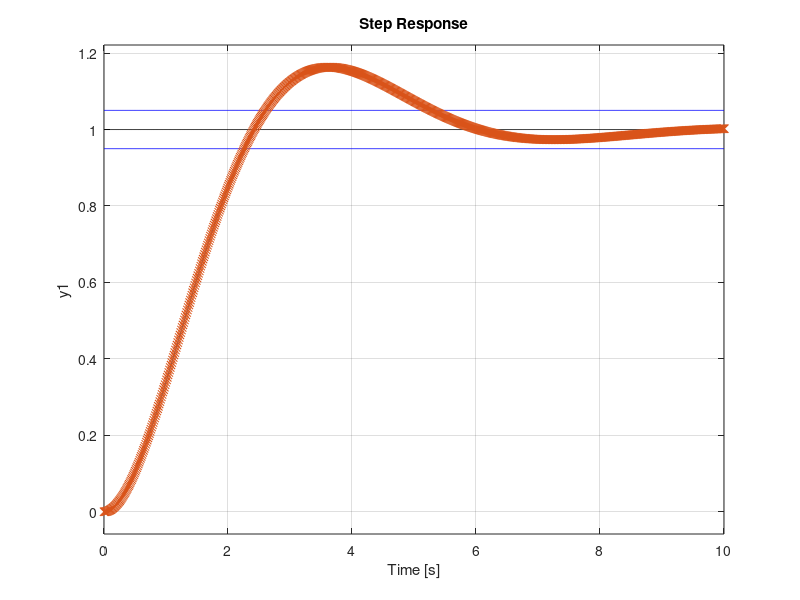
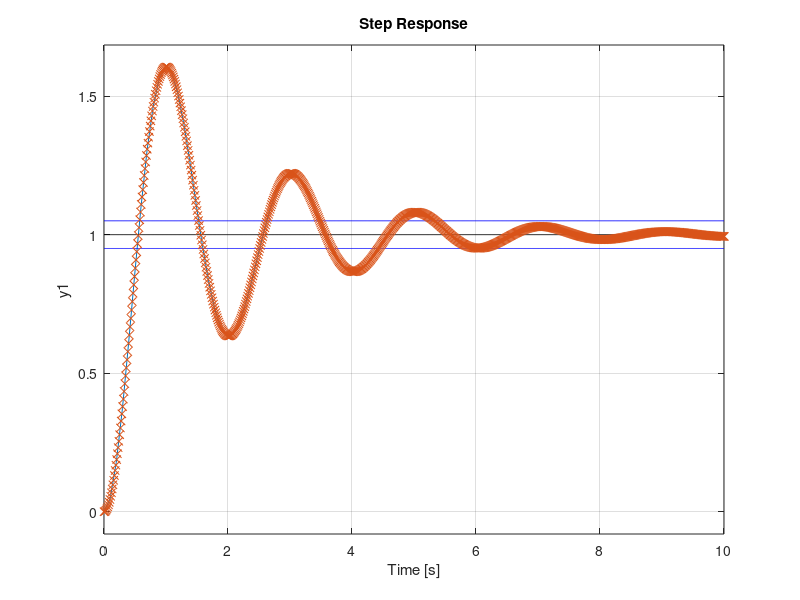
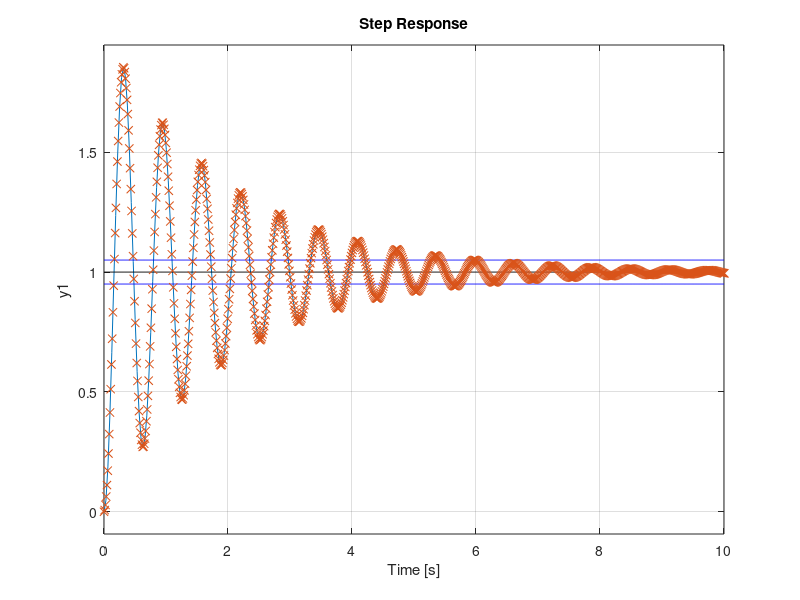

These charts were generated, in order, by the following MATLAB code:
clear all;clc;
close all;

%pkg load control
G = tf([1],[1 1 0 ])
K = 1;
G_fd = feedback(G*K,1,-1)

final_time  = 12.0;
figure(1)
[Resp, Resp_t ]= step(G_fd,final_time);
step(G_fd,final_time);
hold on
step(tf([1],[1]),'k')
hold on
step(tf([1.05],[1]),'b')
hold on
step(tf([0.95],[1]),'b')

Omega_n = sqrt(K);
zeta = 1/Omega_n/2;
phi = acos(zeta);

Fre = Omega_n*sqrt(1-zeta^2)
T_max = (pi/2-phi)/Omega_n/sqrt(1-zeta^2)
Overshoot = 1/sqrt(1-zeta^2)*exp(-zeta*Omega_n.*T_max)

hold on
x = linspace(0, final_time,1000.0);
y =  1 - 1/sqrt(1-zeta^2).*exp(-zeta*Omega_n.*x).*sin(Omega_n.*sqrt(1-zeta^2).*x+phi);
plot(x,y,'x')
hold off

%%%%%%%%%%%%%%%%%%%%%%%%%%%%%%%%%%%%%%%%%%%%%%%%%%%%%%%%%%%%%%%%
G = tf([1],[1 1 0 ])
K = 10;
G_fd = feedback(G*K,1,-1)

final_time  = 12.0;
figure(2)
[Resp, Resp_t ]= step(G_fd,final_time);
step(G_fd,final_time);
hold on
step(tf([1],[1]),'k')
hold on
step(tf([1.05],[1]),'b')
hold on
step(tf([0.95],[1]),'b')

Omega_n = sqrt(K);
zeta = 1/Omega_n/2;
phi = acos(zeta);

Fre = Omega_n*sqrt(1-zeta^2)
T_max = (3*pi/2-phi)/Omega_n/sqrt(1-zeta^2)
Overshoot = 1/sqrt(1-zeta^2)*exp(-zeta*Omega_n*T_max) +1

hold on
x = linspace(0, final_time,1000.0);
y =  1 - 1/sqrt(1-zeta^2).*exp(-zeta*Omega_n.*x).*sin(Omega_n.*sqrt(1-zeta^2).*x+phi);
plot(x,y,'x')
hold off

%%%%%%%%%%%%%%%%%%%%%%%%%%%%%%%%%%%%%%%%%%%%%%%%%%%%%%%%%%%%%%%%
G = tf([1],[1 1 0 ])
K = 100;
G_fd = feedback(G*K,1,-1)

final_time  = 12.0;
figure(3)
[Resp, Resp_t ]= step(G_fd,final_time);
step(G_fd,final_time);
hold on
step(tf([1],[1]),'k')
hold on
step(tf([1.05],[1]),'b')
hold on
step(tf([0.95],[1]),'b')

Omega_n = sqrt(K);
zeta = 1/Omega_n/2;
phi = acos(zeta);

Fre = Omega_n*sqrt(1-zeta^2)
T_max = (3*pi/2-phi)/Omega_n/sqrt(1-zeta^2)
Overshoot = 1/sqrt(1-zeta^2)*exp(-zeta*Omega_n*T_max) +1

hold on
x = linspace(0, final_time,1000.0);
y =  1 - 1/sqrt(1-zeta^2).*exp(-zeta*Omega_n.*x).*sin(Omega_n.*sqrt(1-zeta^2).*x+phi);
plot(x,y,'x')
hold off